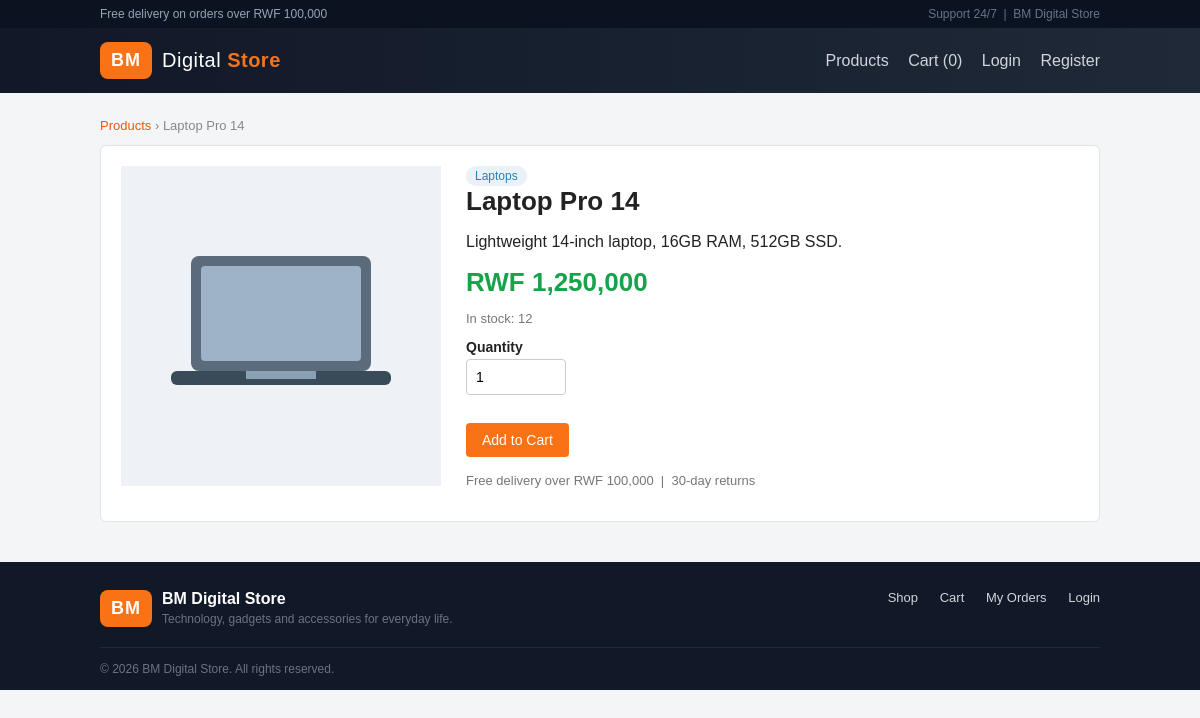
Screenshot of /product.php?id=1 with the database file from the repository.
### tables this page shows
CREATE TABLE products (
    id          INT AUTO_INCREMENT PRIMARY KEY,
    category_id INT DEFAULT NULL,
    name        VARCHAR(150) NOT NULL,
    description TEXT,
    price       DECIMAL(10,2) NOT NULL DEFAULT 0.00,
    stock       INT NOT NULL DEFAULT 0,
    image       VARCHAR(255) DEFAULT NULL,   
    created_at  TIMESTAMP DEFAULT CURRENT_TIMESTAMP,
    FOREIGN KEY (category_id) REFERENCES categories(id) ON DELETE SET NULL
);

CREATE TABLE categories (
    id   INT AUTO_INCREMENT PRIMARY KEY,
    name VARCHAR(100) NOT NULL
);

### config/functions.php (called while the page is built, shortened)
<?php
require_once __DIR__ . '/db.php';
function e($text)
{
    global $conn;
    return htmlspecialchars(mysqli_real_escape_string($conn, $text));
}
function run_query($sql)
{
    global $conn;
    $result = mysqli_query($conn, $sql);
    return $result;
}
function get_row($sql)
{
    $result = run_query($sql);
    return mysqli_fetch_assoc($result);
}
function price($amount)
{
    $amount = (float) $amount;
    if (floor($amount) == $amount) {
        return 'RWF ' . number_format($amount, 0);
    }
    return 'RWF ' . number_format($amount, 2);
}
function product_image($filename)
{
    $filename = (string) $filename;
    if ($filename !== '' && file_exists(IMAGE_FOLDER . $filename)) {
        return 'assets/uploads/' . $filename;
    }
    return 'assets/uploads/placeholder.svg';
}

### product.php (the view, shortened to what this page needs)
<?php
require_once __DIR__ . '/includes/header.php';
$id = isset($_GET['id']) ? (int) $_GET['id'] : 0;
$product = get_row("SELECT p.*, c.name AS category_name
                    FROM products p
                    LEFT JOIN categories c ON p.category_id = c.id
                    WHERE p.id = " . $id);
?>
<p class="crumbs"><a href="index.php">Products</a> &rsaquo; <?php echo e($product['name']); ?></p>
<div class="detail">
    <img src="<?php echo e(product_image($product['image'])); ?>"
         alt="<?php echo e($product['name']); ?>">
    <div>
        <span class="tag"><?php echo e($product['category_name']); ?></span>
        <h1><?php echo e($product['name']); ?></h1>
        <p><?php echo e($product['description']); ?></p>
        <p class="detail-price"><?php echo price($product['price']); ?></p>
        <p class="muted">In stock: <?php echo (int) $product['stock']; ?></p>
        <?php if ($product['stock'] > 0): ?>
            <form method="post" action="product.php?id=<?php echo (int) $product['id']; ?>">
                <label for="qty">Quantity</label>
                <input type="number" id="qty" name="qty" value="1" min="1"
                       max="<?php echo (int) $product['stock']; ?>" style="width:100px;">
                <p><button class="btn" type="submit" name="add_to_cart">Add to Cart</button></p>
            </form>
            <p class="muted">Free delivery over RWF 100,000 &nbsp;|&nbsp; 30-day returns</p>
        <?php else: ?>
            <p class="stock-out">Out of stock</p>
        <?php endif; ?>
    </div>
</div>
<?php require_once __DIR__ . '/includes/footer.php'; ?>

### assets/style.css (style rules this page uses)
:root { --dark: #111827; --darker: #0b1220; --brand: #f97316; --brand-dark: #ea580c; --green: #16a34a; --grey: #6b7280; --line: #e5e7eb; }
* { box-sizing: border-box; }
body { margin: 0; font-family: Arial, Helvetica, sans-serif; background: #f4f5f7; color: #222; }
.btn { display: inline-block; background: var(--brand); color: #fff; border: none; padding: 9px 16px; border-radius: 4px; cursor: pointer; text-decoration: none; font-size: 14px; }
input[type=text], input[type=email], input[type=password], input[type=number], textarea, select { width: 100%; padding: 9px; margin-bottom: 12px; border: 1px solid #ccc; border-radius: 4px; font-size: 14px; }
label { font-size: 14px; font-weight: bold; display: block; margin-bottom: 4px; }
.crumbs { color: #888; font-size: 13px; margin-bottom: 12px; }
.crumbs a { color: var(--brand-dark); text-decoration: none; }
.detail { display: flex; gap: 25px; background: #fff; padding: 20px; border-radius: 6px; border: 1px solid #e1e4e8; }
.detail img { width: 320px; height: 320px; object-fit: contain; background: #fafafa; }
.detail h1 { margin: 0 0 10px; font-size: 26px; }
.detail-price { color: var(--green); font-weight: bold; font-size: 26px; margin: 12px 0; }
.muted { color: #777; font-size: 13px; }
.tag { display: inline-block; background: #eaf2f8; color: #2980b9; padding: 3px 9px; border-radius: 12px; font-size: 12px; }

### rows the page displays
products: name "Laptop Pro 14", image (picture), category.name "Laptops", description "Lightweight 14-inch laptop, 16GB RAM, 512GB SSD.", price "RWF 1,250,000", stock "12"

### other values shown
$shop_name "BM Digital Store"
$cart_count "0"
